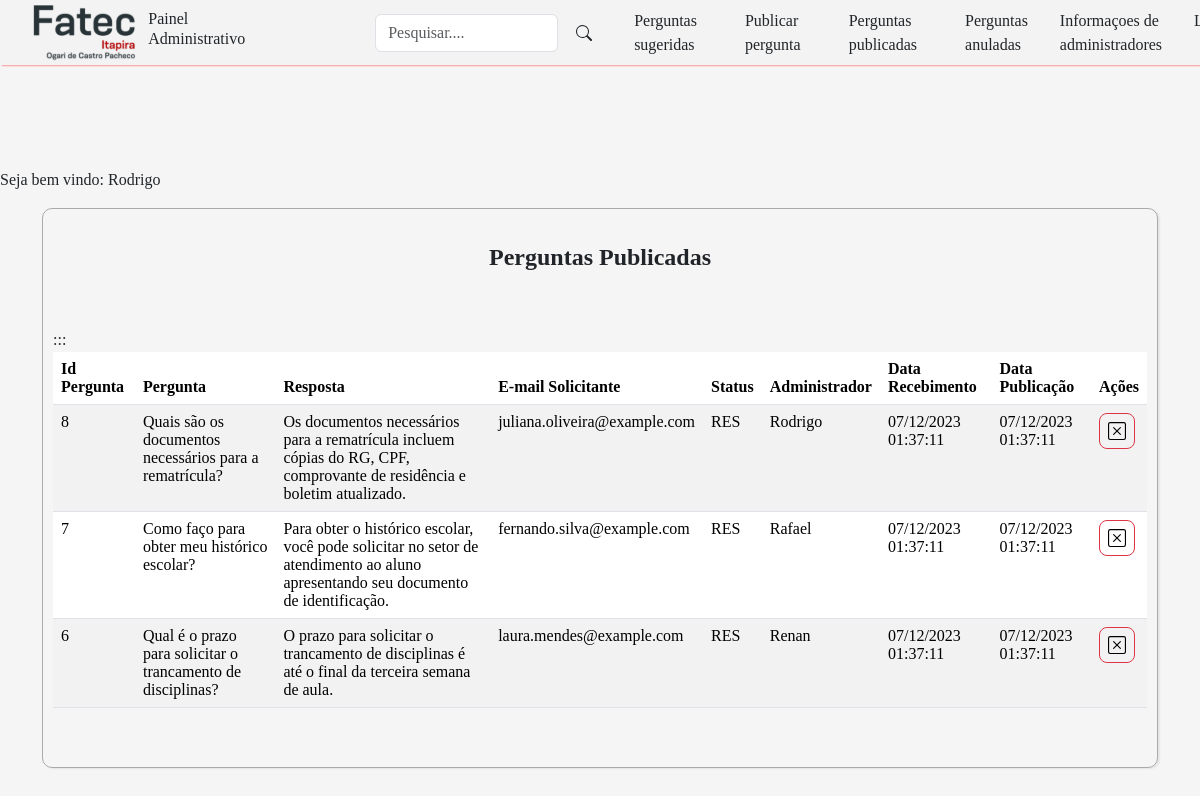
Page /view/listar_pergunta_publicada.php (signed in) on the earlier database version.
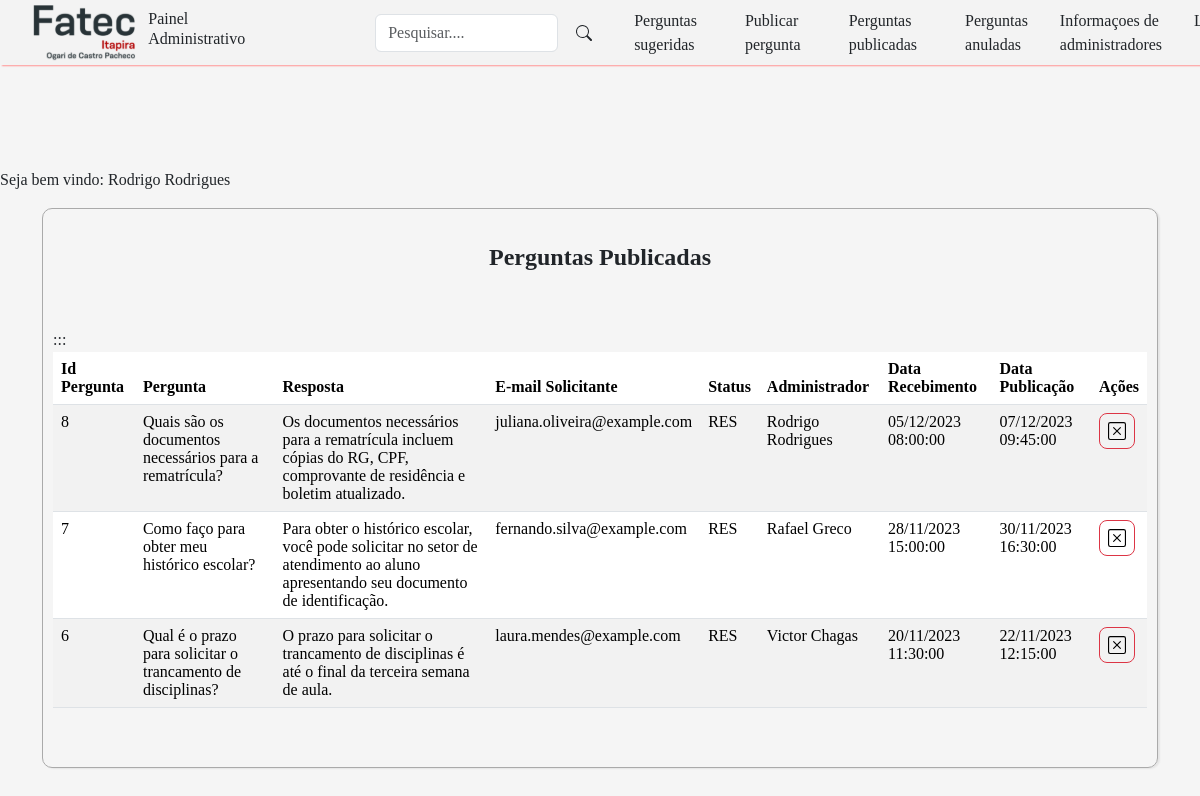
Same page on the later database version.
### tables this page shows
CREATE TABLE tb_perguntas (
    id_pergunta INT AUTO_INCREMENT NOT NULL PRIMARY KEY,
    pergunta TEXT,
    resposta TEXT,
    nome_solicitante VARCHAR(255) NOT NULL,
    email_solicitante VARCHAR(100) NOT NULL,
    situacao VARCHAR(255) NOT NULL,
    data_pergunta DATETIME NOT NULL DEFAULT CURRENT_TIMESTAMP(),
    data_resposta DATETIME,
    adm_id_resposta INT,
    CONSTRAINT fk_tb_adm_adm_id FOREIGN KEY (adm_id_resposta) REFERENCES tb_adm(adm_id),
    status_pergunta ENUM('NR','RES','EXC') DEFAULT 'NR',
    view INT DEFAULT 0
);

CREATE TABLE tb_adm (
    adm_id INT AUTO_INCREMENT NOT NULL PRIMARY KEY,
    adm_nome VARCHAR(255) NOT NULL,
    adm_email VARCHAR(100) UNIQUE NOT NULL,
    usuario VARCHAR(50) UNIQUE NOT NULL,
    senha VARCHAR(50) NOT NULL
);

### view/listar_pergunta_publicada.php (the view, shortened to what this page needs)
<?php
if (isset($_SESSION['nome_adm_logado'])) {
    $nome_adm = $_SESSION['nome_adm_logado'];
} else {
    header('Location: ../login.html');
    exit();
    echo "Sessão não iniciada.";
}
require_once "../class/pergunta.php";
require_once "../conexao.php";
if(!empty($_GET['search']))
{
    $data = $_GET['search'];
    $sql = "SELECT p.id_pergunta,p.pergunta,p.resposta,p.email_solicitante,p.status_pergunta,a.adm_nome,p.data_pergunta,p.data_resposta
     FROM tb_perguntas p JOIN tb_adm a
     ON p.adm_id_resposta=a.adm_id
     WHERE (id_pergunta LIKE '%$data%' or pergunta LIKE '%$data%' or resposta LIKE '%$data%') and status_pergunta = 'RES' ORDER BY id_pergunta DESC
     ";
}
else
{
    $sql ="SELECT p.id_pergunta,p.pergunta,p.resposta,p.email_solicitante,p.status_pergunta,a.adm_nome,p.data_pergunta,p.data_resposta
     FROM tb_perguntas p JOIN tb_adm a
     ON p.adm_id_resposta=a.adm_id
    WHERE status_pergunta = 'RES' ORDER BY id_pergunta DESC ";
}
$result = $conexao->query($sql);
?>
<!DOCTYPE html>
<html lang="pt-BR">
<head>
    <link href="https://cdn.jsdelivr.net/npm/bootstrap@5.3.2/dist/css/bootstrap.min.css" rel="stylesheet">
    <link href="../css/areaadmin.css" rel="stylesheet">
</head>
<body>
<header>
        <nav class="navbar navbar-expand-lg fixed-top" >
            <img class="logo" src="../img/FATEC.svg">
                <div class="container ">
                <h2 class="nav-link text-light text-dark">Painel Administrativo</h2>
                <div class="box-search">
                <input type="search" class="form-control w=25" id="pesquisar" placeholder="Pesquisar...." onkeydown="handleKeyPress(event)">
                    <button class="btn" onclick="searchData()" style="margin-left:5px;">
                    </button>
                </div>
                <div class="collapse navbar-collapse  " id="navbarNav">
                <ul class="navbar-nav">
                        <li class="nav-item mx-3" >
                            <a class="nav-link text-dark" href="listar_pergunta_sugerida.php">Perguntas sugeridas</a>
                        </li>
                        <li class="nav-item mx-3">
                            <a class="nav-link text-dark" href="form_nova_pergunta.php">Publicar pergunta</a>
                        </li>
                        <li class="nav-item mx-3">
                            <a class="nav-link text-dark" href="listar_pergunta_publicada.php">Perguntas publicadas</a>
                        </li>
                        <li class="nav-item mx-3">
                            <a class="nav-link text-dark" href="listar_pergunta_anulada.php">Perguntas anuladas</a>
                        </li>
                            <a class="nav-link text-dark" href="listar_adm.php">Informaçoes de administradores</a>
                        <li class="nav-item mx-3">
                            <a class="nav-link text-dark" href="?logout=true"> Logout</a>
                        </li>
                    </ul>
                    </div>
            </div>
        </nav>
    </header>
    <br><br><br><br><br><br>
    <?php echo "<p>Seja bem vindo: $nome_adm</p>" ?>
    <main>
    <div class="container">
            <div class="table-container">
                <table class="table table-striped">
                    <thead>
                        <br>
                        <h4>Perguntas Publicadas</h4>
                        <br><br>
                        <tr>
                            <th>Id Pergunta</th>
                            <th>Pergunta</th>
                            <th>Resposta</th>
                            <th>E-mail Solicitante</th>
                            <th>Status</th>
                            <th>Administrador</th>
                            <th>Data Recebimento</th>
                            <th>Data Publicação</th>
                            <th>Ações</th>
                        </tr>
                    </thead>
                        <tbody class="table">
                        <?php
                        while($user_data = $result-> fetch(PDO::FETCH_ASSOC))
                        {
                            echo"<tr>:";
                            echo"<td>".$user_data['id_pergunta']."</td>";
                            echo"<td>".$user_data['pergunta']."</td>";
                            echo"<td>".$user_data['resposta']."</td>";
                            echo"<td>".$user_data['email_solicitante']."</td>";
                            echo"<td>".$user_data['status_pergunta']."</td>";
                            echo"<td>".$user_data['adm_nome']."</td>";
                            echo "<td>".date('d/m/Y H:i:s', strtotime($user_data['data_pergunta']))."</td>";
                            echo "<td>".date('d/m/Y H:i:s', strtotime($user_data['data_resposta']))."</td>";
                            echo "<td>
                                        <a class='btn btn-lg btn-danger' href='../controller/anular-pergunta-sugerida.php?id_pergunta=$user_data[id_pergunta]'><img class='botao' src='../img/x-square.svg'></a>
                                    </td>";
                        }
                    ?>
                        </tbody>
                </table>
            </div>
        </div>
    </main>
</body>
</html>

### css/areaadmin.css (style rules this page uses)
.botao { width: 18px; height: 18px; }
body { background-color:#F5F5F5; font-family: Tahoma; }
nav { height: 65px;background-color:#F3F3F3; box-shadow:2px 1px 1.5px #FF9393; }
.table-container { height: 70vh; overflow-x: auto; border: solid 0.5px #AAAAAA; border-radius: 10px; box-shadow:2px 1px 1.5px #E5E5E5; padding: 10px; }
th { padding:10px; }
h4 { text-align: center;font-weight: bold; }
h2 { font-size: 20px;margin-right: 125px; }
.box-search { display:flex; padding:5px; width:500px; align-items: center; }
.logo { margin-left: 33px;height: 65px;margin-top: 10px; }

Differences in the rows shown:
changed tb_perguntas "Quais são os documentos necessários para a rematrícula?": adm_id_resposta.adm_nome "Rodrigo" → "Rodrigo Rodrigues"; data_pergunta "07/12/2023 01:37:11" → "05/12/2023 08:00:00"; data_resposta "07/12/2023 01:37:11" → "07/12/2023 09:45:00"
changed tb_perguntas "Como faço para obter meu histórico escolar?": adm_id_resposta.adm_nome "Rafael" → "Rafael Greco"; data_pergunta "07/12/2023 01:37:11" → "28/11/2023 15:00:00"; data_resposta "07/12/2023 01:37:11" → "30/11/2023 16:30:00"
changed tb_perguntas "Qual é o prazo para solicitar o trancamento de disciplinas?": adm_id_resposta.adm_nome "Renan" → "Victor Chagas"; data_pergunta "07/12/2023 01:37:11" → "20/11/2023 11:30:00"; data_resposta "07/12/2023 01:37:11" → "22/11/2023 12:15:00"
Other differences:
$nome_adm: "Rodrigo" → "Rodrigo Rodrigues"
